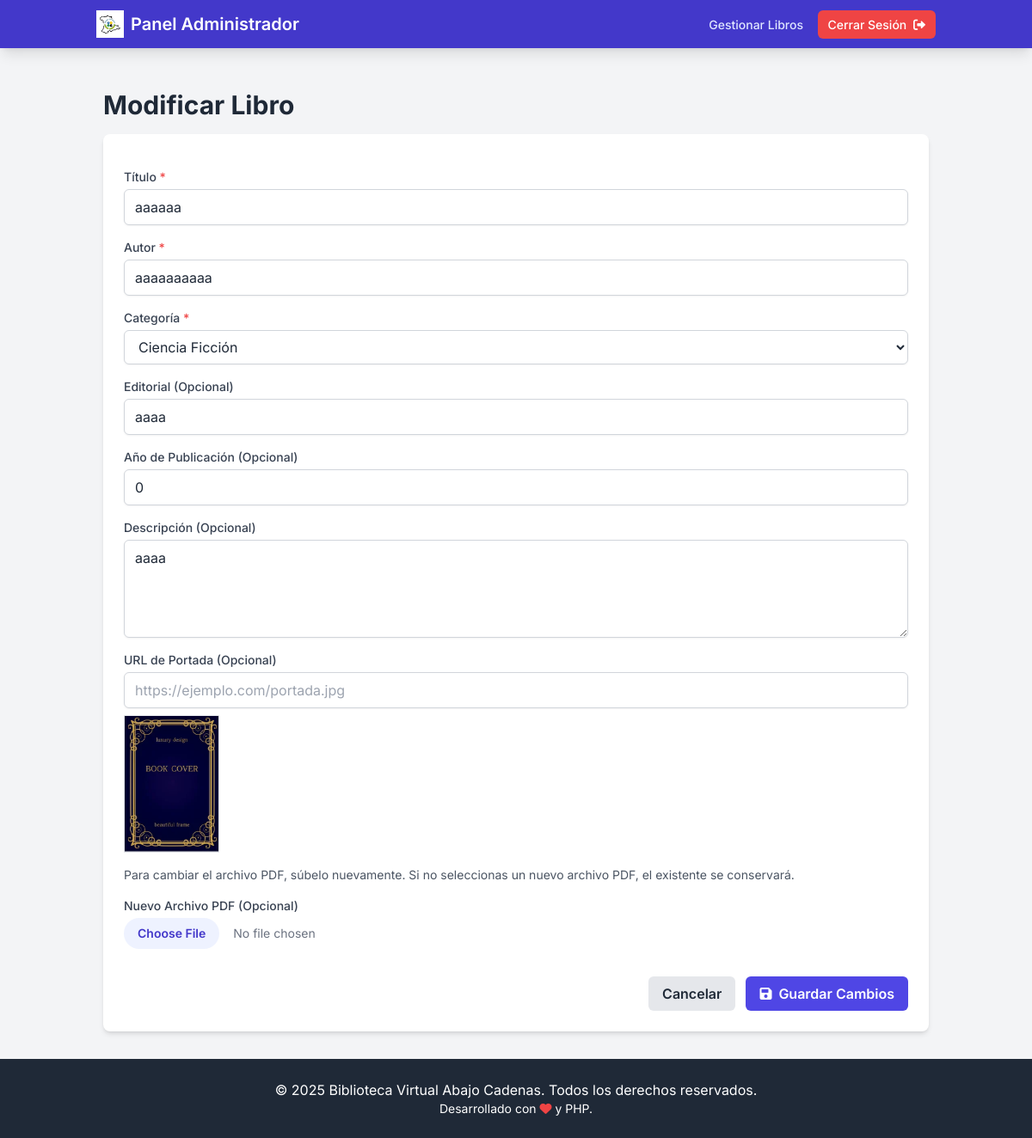
Page /admin/modificar_libro.php?id=10 (signed in) on the committed database.
### tables this page shows
CREATE TABLE `libros` (
  `id` int(11) NOT NULL,
  `titulo` varchar(255) NOT NULL,
  `autor` varchar(255) DEFAULT NULL,
  `editorial` varchar(255) DEFAULT NULL,
  `descripcion` text DEFAULT NULL,
  `categoria_id` int(11) DEFAULT NULL,
  `ruta_archivo_pdf` varchar(255) NOT NULL,
  `ruta_portada_img` varchar(255) DEFAULT NULL,
  `subido_por_usuario_id` int(11) DEFAULT NULL,
  `fecha_subida` timestamp NOT NULL DEFAULT current_timestamp(),
  `palabras_clave` text DEFAULT NULL,
  `ano_publicacion` int(4) DEFAULT NULL,
  `cantidad_disponible` int(11) DEFAULT 1,
  `visualizaciones` int(11) DEFAULT 0,
  `descargas` int(11) DEFAULT 0
);

CREATE TABLE `categorias` (
  `id` int(11) NOT NULL,
  `nombre` varchar(100) NOT NULL,
  `descripcion` text DEFAULT NULL,
  `creada_por` int(11) DEFAULT NULL,
  `fecha_creacion` timestamp NOT NULL DEFAULT current_timestamp()
);

### admin/modificar_libro.php (the view, shortened to what this page needs)
<?php
require_once 'admin_functions.php';
$user_role = isset($_SESSION["role"]) ? strtolower($_SESSION["role"]) : '';
$mensaje = '';
$libro_data = null;
$sql_categorias = "SELECT id, nombre FROM categorias ORDER BY nombre ASC";
$result_categorias = $mysqli->query($sql_categorias);
$categorias_options = [];
if ($result_categorias) {
    while ($row = $result_categorias->fetch_assoc()) {
        $categorias_options[] = $row;
    }
}
if ($_SERVER["REQUEST_METHOD"] == "GET" && isset($_GET['id'])) {
    $libro_id_edit = intval($_GET['id']);
    if ($libro_id_edit > 0) {
        $sql_load = "SELECT * FROM libros WHERE id = ?";
        if ($stmt_load = $mysqli->prepare($sql_load)) {
            $stmt_load->bind_param("i", $libro_id_edit);
            $stmt_load->execute();
            $result_load = $stmt_load->get_result();
            if ($data = $result_load->fetch_assoc()) {
                $libro_data = $data;
            } else {
                $mensaje = "Libro no encontrado.";
                $mensaje_tipo = "error";
            }
        } else {
            $mensaje = "Error al preparar la consulta para cargar datos del libro: " . $mysqli->error;
            $mensaje_tipo = "error";
        }
    } else {
        $mensaje = "ID de libro no válido.";
        $mensaje_tipo = "error";
    }
} else {
    if (!isset($_GET['id'])) {
        header("Location: gestionar_libros.php");
        exit;
    }
}
$clase_hover = 'text-indigo-100 hover:bg-indigo-600 hover:text-white';
?>
<!DOCTYPE html>
<html lang="es">
<head>
    <script src="https://cdn.tailwindcss.com"></script>
    <link rel="stylesheet" href="https://cdnjs.cloudflare.com/ajax/libs/font-awesome/6.0.0-beta3/css/all.min.css">
</head>
<body class="bg-gray-100 text-gray-800">
    <?php
    if ($user_role === 'administrador') {
    ?>
        <nav class="bg-indigo-700 text-white shadow-lg">
            <div class="container mx-auto px-6 py-3 flex justify-between items-center">
                <a href="dashboard_admin.php" class="text-xl font-semibold flex items-center">
                    <img src="../logo.png" alt="Logo" class="h-8 w-auto mr-2"> Panel Administrador
                </a>
                <div>
                    <a href="gestionar_libros.php" class="px-3 py-2 rounded-md text-sm font-medium <?php echo $clase_hover; ?>">Gestionar Libros</a>
                    <a href="../logout.php" class="px-3 py-2 rounded-md text-sm font-medium bg-red-500 hover:bg-red-600 text-white">Cerrar Sesión <i class="fas fa-sign-out-alt ml-1"></i></a>
                </div>
            </div>
        </nav>
    <?php
    } elseif ($user_role === 'docente') {
        include '../docente/docente_nav.php';
    }
    ?>
    <div class="container mx-auto px-4 sm:px-8 py-8">
        <div class="py-4">
            <h1 class="text-3xl font-bold text-gray-800">Modificar Libro</h1>
        </div>
        <?php if ($libro_data): ?>
        <div class="bg-white p-6 rounded-lg shadow-md">
            <form action="modificar_libro.php" method="POST" enctype="multipart/form-data" class="space-y-4">
                <div>
                    <label for="titulo" class="block text-sm font-medium text-gray-700">Título <span class="text-red-500">*</span></label>
                    <input type="text" name="titulo" id="titulo" value="<?php echo htmlspecialchars($libro_data['titulo'] ?? ''); ?>" required class="mt-1 block w-full px-3 py-2 border border-gray-300 rounded-md shadow-sm focus:outline-none focus:ring-indigo-500 focus:border-indigo-500">
                </div>
                <div>
                    <label for="autor" class="block text-sm font-medium text-gray-700">Autor <span class="text-red-500">*</span></label>
                    <input type="text" name="autor" id="autor" value="<?php echo htmlspecialchars($libro_data['autor'] ?? ''); ?>" required class="mt-1 block w-full px-3 py-2 border border-gray-300 rounded-md shadow-sm focus:outline-none focus:ring-indigo-500 focus:border-indigo-500">
                </div>
                <div>
                    <label for="categoria_id" class="block text-sm font-medium text-gray-700">Categoría <span class="text-red-500">*</span></label>
                    <select name="categoria_id" id="categoria_id" required class="mt-1 block w-full px-3 py-2 border border-gray-300 bg-white rounded-md shadow-sm focus:outline-none focus:ring-indigo-500 focus:border-indigo-500">
                        <?php foreach ($categorias_options as $cat): ?>
                            <option value="<?php echo $cat['id']; ?>" <?php echo (isset($libro_data['categoria_id']) && $libro_data['categoria_id'] == $cat['id']) ? 'selected' : ''; ?>>
                                <?php echo htmlspecialchars($cat['nombre']); ?>
                            </option>
                        <?php endforeach; ?>
                    </select>
                </div>
                <div>
                    <label for="editorial" class="block text-sm font-medium text-gray-700">Editorial (Opcional)</label>
                    <input type="text" name="editorial" id="editorial" value="<?php echo htmlspecialchars($libro_data['editorial'] ?? ''); ?>" class="mt-1 block w-full px-3 py-2 border border-gray-300 rounded-md shadow-sm focus:outline-none focus:ring-indigo-500 focus:border-indigo-500">
                </div>
                <div>
                    <label for="ano_publicacion" class="block text-sm font-medium text-gray-700">Año de Publicación (Opcional)</label>
                    <input type="text" name="ano_publicacion" id="ano_publicacion" value="<?php echo htmlspecialchars($libro_data['ano_publicacion'] ?? ''); ?>" pattern="\d{4}?" title="Ingrese un año de 4 dígitos" class="mt-1 block w-full px-3 py-2 border border-gray-300 rounded-md shadow-sm focus:outline-none focus:ring-indigo-500 focus:border-indigo-500">
                </div>
                <div>
                    <label for="descripcion" class="block text-sm font-medium text-gray-700">Descripción (Opcional)</label>
                    <textarea name="descripcion" id="descripcion" rows="4" class="mt-1 block w-full px-3 py-2 border border-gray-300 rounded-md shadow-sm focus:outline-none focus:ring-indigo-500 focus:border-indigo-500"><?php echo htmlspecialchars($libro_data['descripcion'] ?? ''); ?></textarea>
                </div>
                <div>
                    <label for="portada_url" class="block text-sm font-medium text-gray-700">URL de Portada (Opcional)</label>
                    <input type="url" name="portada_url" id="portada_url" value="<?php echo htmlspecialchars($libro_data['ruta_portada_img'] ?? ''); ?>" placeholder="https://ejemplo.com/portada.jpg" class="mt-1 block w-full px-3 py-2 border border-gray-300 rounded-md shadow-sm focus:outline-none focus:ring-indigo-500 focus:border-indigo-500">
                    <img src="<?php echo !empty($libro_data['ruta_portada_img']) ? htmlspecialchars($libro_data['ruta_portada_img']) : '../cover.png'; ?>"
                         alt="Portada actual" class="mt-2 h-40 object-contain border"
                         onerror="this.onerror=null; this.src='../cover.png';">
                </div>
                <p class="text-sm text-gray-600">Para cambiar el archivo PDF, súbelo nuevamente. Si no seleccionas un nuevo archivo PDF, el existente se conservará.</p>
                <div>
                    <label for="nuevo_archivo_pdf" class="block text-sm font-medium text-gray-700">Nuevo Archivo PDF (Opcional)</label>
                    <input type="file" name="nuevo_archivo_pdf" id="nuevo_archivo_pdf" accept=".pdf" class="mt-1 block w-full text-sm text-gray-500 file:mr-4 file:py-2 file:px-4 file:rounded-full file:border-0 file:text-sm file:font-semibold file:bg-indigo-50 file:text-indigo-700 hover:file:bg-indigo-100">
                </div>
                <div class="flex items-center justify-end space-x-3 pt-4">
                    <a href="gestionar_libros.php" class="bg-gray-200 hover:bg-gray-300 text-gray-800 font-semibold py-2 px-4 rounded-md transition duration-150 ease-in-out">Cancelar</a>
                    <button type="submit" class="bg-indigo-600 hover:bg-indigo-700 text-white font-semibold py-2 px-4 rounded-md transition duration-150 ease-in-out">
                        <i class="fas fa-save mr-2"></i>Guardar Cambios
                    </button>
                </div>
            </form>
        </div>
        <?php elseif (empty($mensaje)):  ?>
            <p class="text-gray-600">No se ha especificado un libro para modificar o el libro no existe.</p>
        <?php endif; ?>
    </div>
    <footer class="bg-gray-800 text-white py-6 mt-auto">
        <div class="container mx-auto px-6 text-center">
            <p>&copy; <?php echo date("Y"); ?> Biblioteca Virtual Abajo Cadenas. Todos los derechos reservados.</p>
            <p class="text-sm">Desarrollado con <i class="fas fa-heart text-red-500"></i> y PHP.</p>
        </div>
    </footer>
</body>
</html>

### admin/modificar_libro.php (style rules this page uses)
body { font-family: 'Inter', sans-serif; }

### rows in the picture
libros: titulo "aaaaaa", autor "aaaaaaaaaa", categoria_id "Ciencia Ficción", editorial "aaaa", ano_publicacion "0", descripcion "aaaa"
